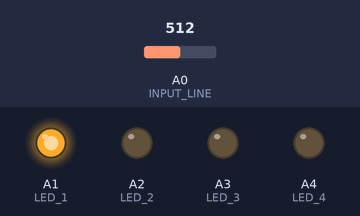
Recording of a program running on a simulated Arduino Uno, built with avr-gcc and run on an emulated ATmega328P. Parts: output pins drawn as LEDs (lit = HIGH). The test bench sets the inputs (shaded band); at power-on: A0 (INPUT_LINE) = 512.

Above: at 1.2 s.
1.3 s: A0 (INPUT_LINE) set to 532
At 2.4 s:
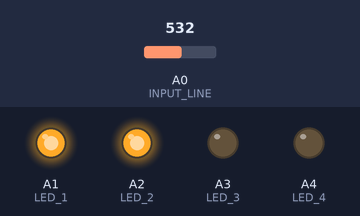
2.8 s: A0 (INPUT_LINE) set to 768
4.3 s: A0 (INPUT_LINE) set to 793
At 4.6 s:
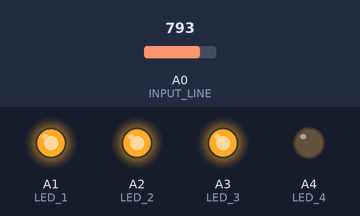
5.8 s: A0 (INPUT_LINE) set to 918
7.3 s: A0 (INPUT_LINE) set to 939
At 8.1 s:
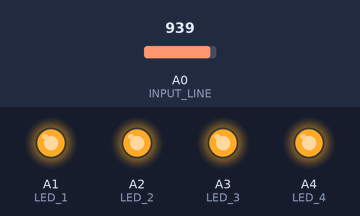
8.8 s: A0 (INPUT_LINE) set to 900
At 9.3 s:
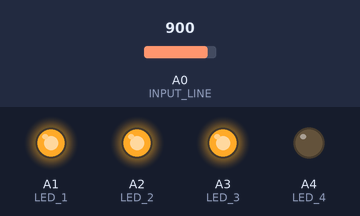
Timing chart, 0 to 11.3 s (numbered marks = the images above; inputs shaded):
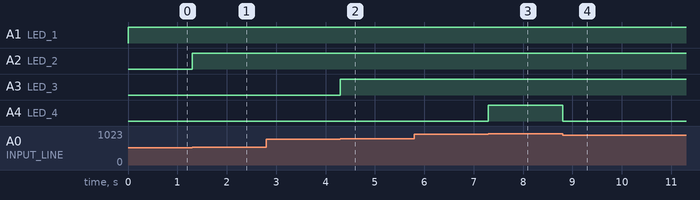

The program:

main.cpp
```cpp
#include <Arduino.h>

#define INPUT_LINE A0
#define LED_1 A1
#define LED_2 A2
#define LED_3 A3
#define LED_4 A4
bool led1,led2,led3,led4;

void selectLed(int voltagePercentage);

void setup() {
  pinMode(INPUT_LINE, INPUT);
  Serial.begin(9600);
  pinMode(LED_1, OUTPUT);
  pinMode(LED_2, OUTPUT);
  pinMode(LED_3, OUTPUT);
  pinMode(LED_4, OUTPUT);

}

void loop() {

    int voltagePercentage = map(analogRead(INPUT_LINE),0,1023,0,100);// between 0 to 100 the value will be returend

    selectLed(voltagePercentage);


    digitalWrite(LED_1, led1);
    digitalWrite(LED_2, led2);
    digitalWrite(LED_3, led3);
    digitalWrite(LED_4, led4);


}

void selectLed(int voltagePercentage){
  if (voltagePercentage <= 25)
    {
      led1 = false;
      led2 = false;
      led3 = false;
      led4 = false;
    }else if (voltagePercentage <= 50)
    {
      led1 = true;
      led2 = false;
      led3 = false;
      led4 = false;
    }else if (voltagePercentage <= 75)
    {
      led1 = true;
      led2 = true;
      led3 = false;
      led4 = false;
    }else if (voltagePercentage <= 90)
    {
      led1 = true;
      led2 = true;
      led3 = true;
      led4 = false;
    }else{
      led1 = true;
      led2 = true;
      led3 = true;
      led4 = true;
    }
}
```

Measured:
- the behaviour switches between 521 and 522 on A0 (INPUT_LINE) (found by bisection; images 0 and 1)
- the behaviour switches between 777 and 778 on A0 (INPUT_LINE) (found by bisection; images 1 and 2)
- the behaviour switches between 930 and 931 on A0 (INPUT_LINE) (found by bisection; images 2 and 3)
- after the input at 1.3 s, A2 (LED_2): LOW → HIGH at once
- after the input at 2.8 s, every drawn part: stays the same
- after the input at 4.3 s, A3 (LED_3): LOW → HIGH at once
- after the input at 5.8 s, every drawn part: stays the same
- after the input at 7.3 s, A4 (LED_4): LOW → HIGH at once
- after the input at 8.8 s, A4 (LED_4): HIGH → LOW at once
